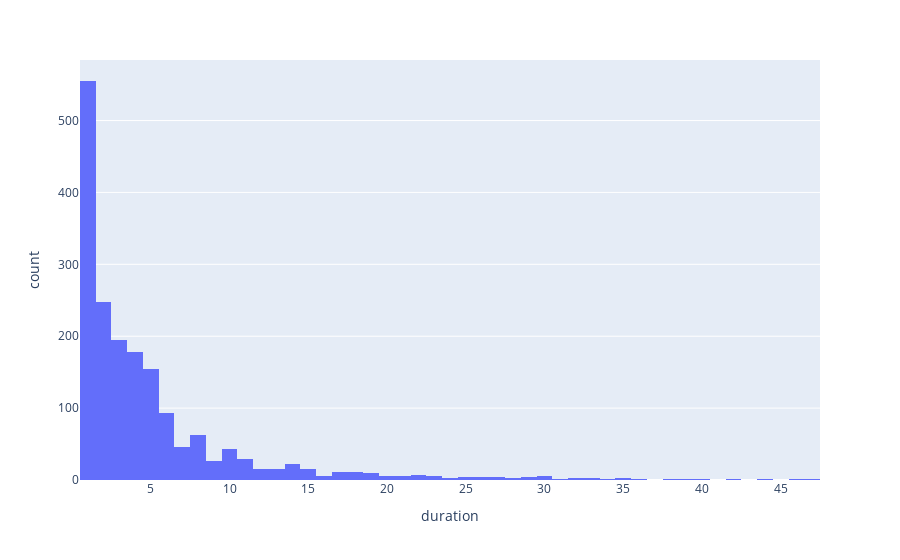

Write notebook code for a chart like this one.
### Code cell
# retry with Plotly
import plotly.express as px
px.histogram(data, x='duration', nbins=50)

### Figure 1 — Plotly figure (JSON) as saved in the notebook; plotly's stock layout.template omitted (floating-point values rounded to 4 significant figures; data arrays with more than 128 entries replaced by an {"elided": "..."} marker saying what was removed)
{"data": [{"alignmentgroup": "True", "bingroup": "x", "hovertemplate": "duration=%{x}<br>count=%{y}<extra></extra>", "legendgroup": "", "marker": {"color": "#636efa", "pattern": {"shape": ""}}, "name": "", "nbinsx": 50, "offsetgroup": "", "orientation": "v", "showlegend": false, "type": "histogram", "x": {"elided": "1808 int values"}, "xaxis": "x", "yaxis": "y"}], "layout": {"barmode": "relative", "legend": {"tracegroupgap": 0}, "margin": {"t": 60}, "xaxis": {"anchor": "y", "domain": [0, 1], "title": {"text": "duration"}}, "yaxis": {"anchor": "x", "domain": [0, 1], "title": {"text": "count"}}}}
